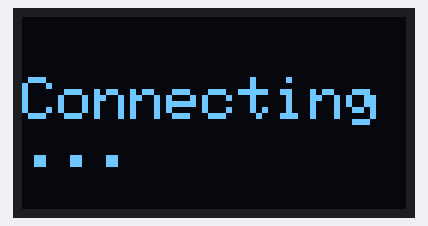
Simulated run of this sketch. Board: Arduino Uno, built with avr-gcc and run on an emulated ATmega328P. Parts: 128×64 one-colour display.

Above: at 2.1 s.
At 3.1 s:
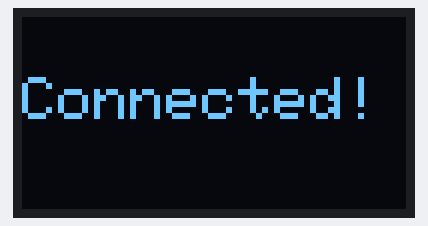
At 4.2 s:
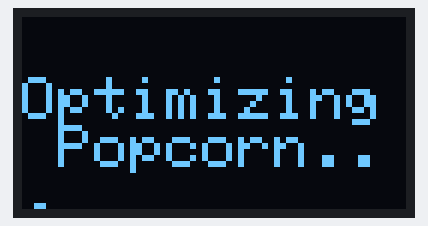
At 5.2 s:
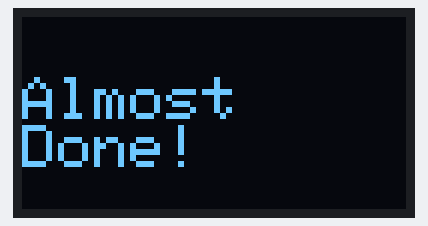
At 6.2 s:
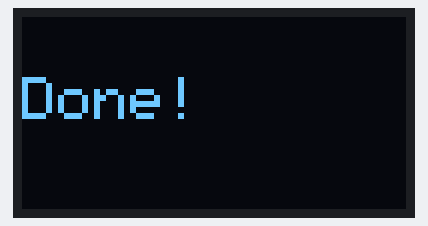

The sketch:

i2c_custom_text.ino
```cpp
#include <Wire.h>
#include <Adafruit_SSD1306.h>

Adafruit_SSD1306 display(128, 64, &Wire, 0);//

void setup() {
  //(screen width, screen height, library, resetpin for oled)

  display.begin(SSD1306_SWITCHCAPVCC, 0x3D);

  delay(2000); // Pause for 2 seconds

  // Clear the buffer
  display.clearDisplay();
  display.clearDisplay();

  display.setTextSize(2);             // Normal 1:1 pixel scale
  display.setTextColor(SSD1306_WHITE);        // Draw white text
  display.setCursor(0,20);         // Start at top-left corner
  display.println(F("Connecting..."));
  display.display();
    delay(1000);
    display.clearDisplay();
    display.setCursor(0,20);
  display.println(F("Connected!"));
  display.display();

    delay(1000);
    display.clearDisplay();
    display.setCursor(0,20);
  display.println(F("Optimizing Popcorn..."));
  display.display();
    delay(1000);
    display.clearDisplay();
   display.setCursor(0,20);
  display.println(F("Almost"));
  display.println(F("Done!"));
  display.display();
    delay(1000);
    display.clearDisplay();
    display.setCursor(0,20);
  display.println(F("Done!"));
    display.display();
    delay(1000);
}

void loop() {

  testdrawstyles();    // Draw 'stylized' characters
  delay(1000);
}

void testdrawstyles(void) {

}
```

Measured:
- what the display in image 0 shows lasts 1.0 s, from 2.1 s to 3.1 s
